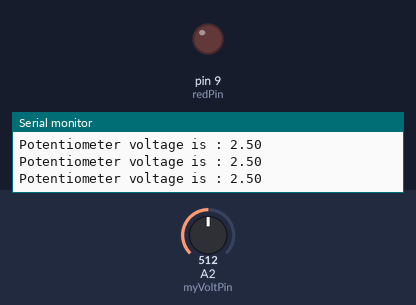
Recording of a sketch running on a simulated Arduino Uno, built with avr-gcc and run on an emulated ATmega328P. Shown: output pins drawn as LEDs (lit = HIGH), the last lines printed to the serial monitor. The test bench sets the inputs (shaded band); at power-on: A2 (myVoltPin) = 512.

Above: at 1.3 s.
1.4 s: A2 (myVoltPin) set to 805
2.9 s: A2 (myVoltPin) set to 830
At 3.3 s:
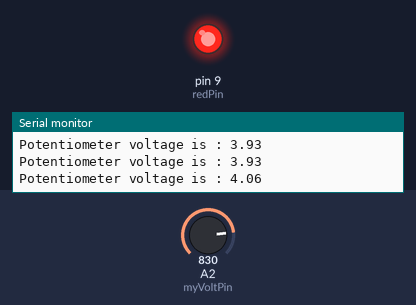
4.5 s: A2 (myVoltPin) set to 716
At 5.7 s:
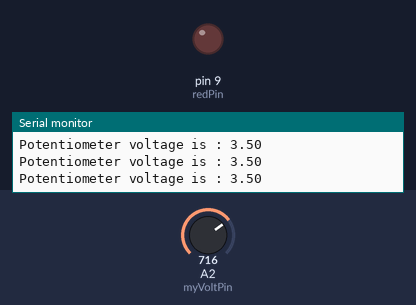
6.0 s: A2 (myVoltPin) set to 900
At 7.0 s:
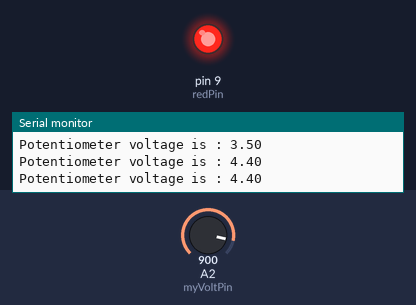
Timing chart, 0 to 8.5 s (numbered marks = the images above; inputs shaded):
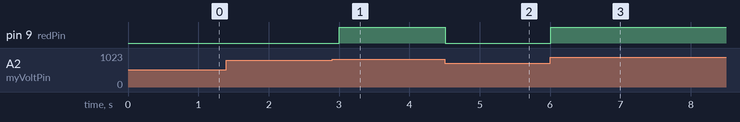

The sketch:

if_statements.ino
```cpp
int myVoltPin= A2;
int readVal;
//voltage read between 0 and 1023
float v2;
int delayTime= 500;
int redPin=9;

void setup() {
  // put your setup code here, to run once:
  Serial.begin(9600);
  pinMode(myVoltPin, INPUT);
  pinMode(redPin, OUTPUT);
}

void loop() {
  // put your main code here, to run repeatedly:
  readVal=analogRead(myVoltPin);
  //we add . at the end to specify a float number
  v2=(5./1023.)*readVal;
  Serial.print("Potentiometer voltage is : ");
  Serial.println(v2);
  if (v2 > 4.0){
    digitalWrite(redPin, HIGH);
  }
  if(v2 < 4.0){
    digitalWrite(redPin, LOW);
  }
  delay(delayTime);
}
```

Measured:
- the behaviour switches between 818 and 819 on A2 (myVoltPin) (found by bisection; images 0 and 1)
- after the input at 2.9 s, pin 9 (redPin): LOW → HIGH after 0.11 s
- after the input at 4.5 s, pin 9 (redPin): HIGH → LOW at once
- after the input at 6.0 s, pin 9 (redPin): LOW → HIGH at once
